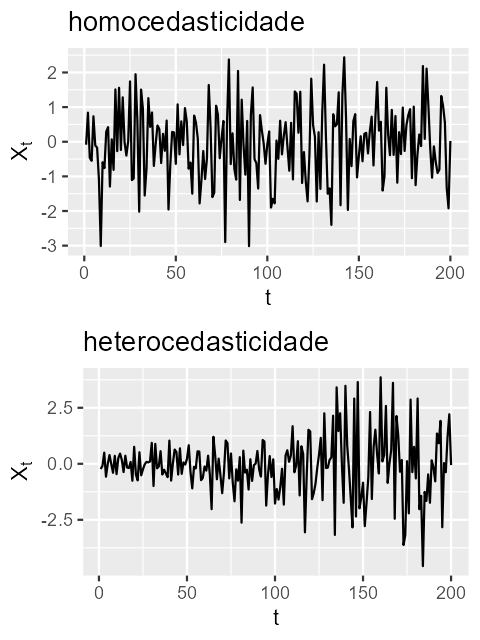

Source code (R):
# ============================================================
# Aula 01 — Slide 08
# Variância do Processo Temporal
# Saída final: slides/01-08.png (concatenação vertical)
# ============================================================

source("slides/utils.R")

set.seed(8)

T <- 200
t <- 1:T

# --- Série 1: variância constante (homocedástica) ---
x_homo <- rnorm(T, mean = 0, sd = 1)
x_homo_ts <- ts(x_homo, start = 1, frequency = 1)

p1 <- forecast::autoplot(x_homo_ts) +
  ggplot2::labs(
    title = "homocedasticidade",
    x = "t",
    y = expression(X[t])
  )

# --- Série 2: variância variável (heterocedástica) ---
# Exemplo simples: desvio-padrão cresce ao longo do tempo (σ_t aumenta com t)
sigma_t <- 0.4 + 1.6 * (t - 1) / (T - 1)  # vai de 0.4 até 2.0
x_hetero <- rnorm(T, mean = 0, sd = sigma_t)
x_hetero_ts <- ts(x_hetero, start = 1, frequency = 1)

p2 <- forecast::autoplot(x_hetero_ts) +
  ggplot2::labs(
    title = "heterocedasticidade",
    x = "t",
    y = expression(X[t])
  )

# Salva subfiguras (metade da altura cada)
har_ggsave_px(
  file = har_slide_file(1, 8, "a"),
  plot = p1,
  width_px  = TSED_WIDTH,
  height_px = TSED_HEIGHT 
)

har_ggsave_px(
  file = har_slide_file(1, 8, "b"),
  plot = p2,
  width_px  = TSED_WIDTH,
  height_px = TSED_HEIGHT 
)

# Concatena verticalmente no arquivo final do slide
har_concat_png(
  out_file = har_slide_file(1, 8),
  files = c(
    har_slide_file(1, 8, "a"),
    har_slide_file(1, 8, "b")
  )
)
